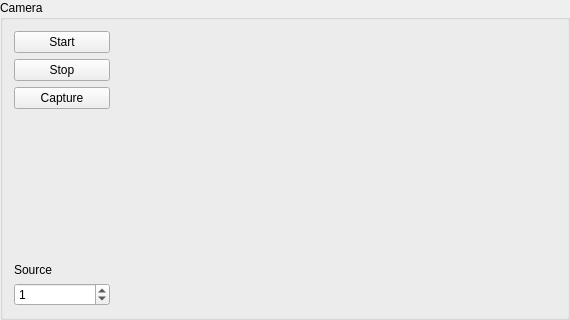
           <widget class="QGroupBox" name="Camera">
            <property name="sizePolicy">
             <sizepolicy hsizetype="Preferred" vsizetype="Fixed">
              <horstretch>0</horstretch>
              <verstretch>0</verstretch>
             </sizepolicy>
            </property>
            <property name="minimumSize">
             <size>
              <width>570</width>
              <height>320</height>
             </size>
            </property>
            <property name="maximumSize">
             <size>
              <width>570</width>
              <height>320</height>
             </size>
            </property>
            <property name="title">
             <string>Camera</string>
            </property>
            <layout class="QHBoxLayout" name="horizontalLayout_31">
             <item>
              <layout class="QHBoxLayout" name="horizontalLayout_28">
               <item>
                <layout class="QVBoxLayout" name="verticalLayout_16">
                 <item>
                  <widget class="QPushButton" name="push_button_start_webcam">
                   <property name="text">
                    <string>Start</string>
                   </property>
                  </widget>
                 </item>
                 <item>
                  <widget class="QPushButton" name="push_button_stop_webcam">
                   <property name="text">
                    <string>Stop</string>
                   </property>
                  </widget>
                 </item>
                 <item>
                  <widget class="QPushButton" name="push_button_capture">
                   <property name="text">
                    <string>Capture</string>
                   </property>
                  </widget>
                 </item>
                 <item>
                  <spacer name="verticalSpacer">
                   <property name="orientation">
                    <enum>Qt::Vertical</enum>
                   </property>
                   <property name="sizeHint" stdset="0">
                    <size>
                     <width>20</width>
                     <height>40</height>
                    </size>
                   </property>
                  </spacer>
                 </item>
                 <item>
                  <widget class="QLabel" name="label_12">
                   <property name="text">
                    <string>Source</string>
                   </property>
                  </widget>
                 </item>
                 <item>
                  <widget class="QSpinBox" name="spinbox_source_cam">
                   <property name="maximum">
                    <number>9</number>
                   </property>
                   <property name="value">
                    <number>1</number>
                   </property>
                  </widget>
                 </item>
                </layout>
               </item>
               <item>
                <widget class="QLabel" name="label_webcam">
                 <property name="minimumSize">
                  <size>
                   <width>440</width>
                   <height>280</height>
                  </size>
                 </property>
                 <property name="maximumSize">
                  <size>
                   <width>440</width>
                   <height>280</height>
                  </size>
                 </property>
                 <property name="text">
                  <string/>
                 </property>
                 <property name="pixmap">
                  <pixmap>../fonts/nosignal.jpg</pixmap>
                 </property>
                 <property name="alignment">
                  <set>Qt::AlignCenter</set>
                 </property>
                </widget>
               </item>
              </layout>
             </item>
            </layout>
           </widget>
